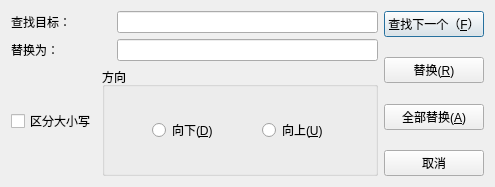
<?xml version="1.0" encoding="UTF-8"?>
<ui version="4.0">
 <class>ReplaceDialog</class>
 <widget class="QDialog" name="ReplaceDialog">
  <property name="geometry">
   <rect>
    <x>0</x>
    <y>0</y>
    <width>495</width>
    <height>187</height>
   </rect>
  </property>
  <property name="windowTitle">
   <string>替换</string>
  </property>
  <property name="windowIcon">
   <iconset theme="QIcon::ThemeIcon::MediaPlaylistRepeat"/>
  </property>
  <layout class="QGridLayout" name="gridLayout">
   <item row="0" column="0">
    <layout class="QVBoxLayout" name="verticalLayout_2">
     <property name="sizeConstraint">
      <enum>QLayout::SizeConstraint::SetMaximumSize</enum>
     </property>
     <item>
      <layout class="QHBoxLayout" name="horizontalLayout_2">
       <property name="sizeConstraint">
        <enum>QLayout::SizeConstraint::SetMaximumSize</enum>
       </property>
       <item>
        <widget class="QLabel" name="label">
         <property name="sizePolicy">
          <sizepolicy hsizetype="Fixed" vsizetype="Fixed">
           <horstretch>0</horstretch>
           <verstretch>0</verstretch>
          </sizepolicy>
         </property>
         <property name="minimumSize">
          <size>
           <width>100</width>
           <height>20</height>
          </size>
         </property>
         <property name="maximumSize">
          <size>
           <width>100</width>
           <height>20</height>
          </size>
         </property>
         <property name="text">
          <string>查找目标：</string>
         </property>
        </widget>
       </item>
       <item>
        <widget class="QLineEdit" name="lineEdit"/>
       </item>
      </layout>
     </item>
     <item>
      <layout class="QHBoxLayout" name="horizontalLayout">
       <item>
        <widget class="QLabel" name="label_2">
         <property name="sizePolicy">
          <sizepolicy hsizetype="Fixed" vsizetype="Fixed">
           <horstretch>0</horstretch>
           <verstretch>0</verstretch>
          </sizepolicy>
         </property>
         <property name="minimumSize">
          <size>
           <width>100</width>
           <height>20</height>
          </size>
         </property>
         <property name="maximumSize">
          <size>
           <width>100</width>
           <height>20</height>
          </size>
         </property>
         <property name="text">
          <string>替换为：</string>
         </property>
        </widget>
       </item>
       <item>
        <widget class="QLineEdit" name="lineEdit_2"/>
       </item>
      </layout>
     </item>
     <item>
      <layout class="QHBoxLayout" name="horizontalLayout_3">
       <property name="sizeConstraint">
        <enum>QLayout::SizeConstraint::SetMaximumSize</enum>
       </property>
       <item>
        <widget class="QCheckBox" name="sen">
         <property name="text">
          <string>区分大小写</string>
         </property>
        </widget>
       </item>
       <item>
        <widget class="QGroupBox" name="groupBox">
         <property name="sizePolicy">
          <sizepolicy hsizetype="Expanding" vsizetype="Expanding">
           <horstretch>0</horstretch>
           <verstretch>0</verstretch>
          </sizepolicy>
         </property>
         <property name="title">
          <string>方向</string>
         </property>
         <layout class="QGridLayout" name="gridLayout_2">
          <item row="0" column="1">
           <spacer name="verticalSpacer_2">
            <property name="orientation">
             <enum>Qt::Orientation::Vertical</enum>
            </property>
            <property name="sizeHint" stdset="0">
             <size>
              <width>20</width>
              <height>40</height>
             </size>
            </property>
           </spacer>
          </item>
          <item row="1" column="3">
           <widget class="QRadioButton" name="rbUp">
            <property name="text">
             <string>向上(&amp;U)</string>
            </property>
           </widget>
          </item>
          <item row="1" column="1">
           <widget class="QRadioButton" name="rbDown">
            <property name="text">
             <string>向下(&amp;D)</string>
            </property>
           </widget>
          </item>
          <item row="2" column="1">
           <spacer name="verticalSpacer_3">
            <property name="orientation">
             <enum>Qt::Orientation::Vertical</enum>
            </property>
            <property name="sizeHint" stdset="0">
             <size>
              <width>20</width>
              <height>40</height>
             </size>
            </property>
           </spacer>
          </item>
          <item row="1" column="2">
           <spacer name="horizontalSpacer">
            <property name="orientation">
             <enum>Qt::Orientation::Horizontal</enum>
            </property>
            <property name="sizeHint" stdset="0">
             <size>
              <width>40</width>
              <height>20</height>
             </size>
            </property>
           </spacer>
          </item>
          <item row="1" column="0">
           <spacer name="horizontalSpacer_2">
            <property name="orientation">
             <enum>Qt::Orientation::Horizontal</enum>
            </property>
            <property name="sizeHint" stdset="0">
             <size>
              <width>40</width>
              <height>20</height>
             </size>
            </property>
           </spacer>
          </item>
          <item row="1" column="4">
           <spacer name="horizontalSpacer_3">
            <property name="orientation">
             <enum>Qt::Orientation::Horizontal</enum>
            </property>
            <property name="sizeHint" stdset="0">
             <size>
              <width>40</width>
              <height>20</height>
             </size>
            </property>
           </spacer>
          </item>
         </layout>
        </widget>
       </item>
      </layout>
     </item>
    </layout>
   </item>
   <item row="0" column="1">
    <layout class="QVBoxLayout" name="verticalLayout">
     <property name="spacing">
      <number>0</number>
     </property>
     <property name="sizeConstraint">
      <enum>QLayout::SizeConstraint::SetMinimumSize</enum>
     </property>
     <item>
      <widget class="QPushButton" name="btFindnext">
       <property name="sizePolicy">
        <sizepolicy hsizetype="Preferred" vsizetype="Fixed">
         <horstretch>0</horstretch>
         <verstretch>0</verstretch>
        </sizepolicy>
       </property>
       <property name="text">
        <string>查找下一个（&amp;F）</string>
       </property>
      </widget>
     </item>
     <item>
      <spacer name="verticalSpacer_4">
       <property name="orientation">
        <enum>Qt::Orientation::Vertical</enum>
       </property>
       <property name="sizeHint" stdset="0">
        <size>
         <width>20</width>
         <height>40</height>
        </size>
       </property>
      </spacer>
     </item>
     <item>
      <widget class="QPushButton" name="btReplace">
       <property name="text">
        <string>替换(&amp;R)</string>
       </property>
      </widget>
     </item>
     <item>
      <spacer name="verticalSpacer_5">
       <property name="orientation">
        <enum>Qt::Orientation::Vertical</enum>
       </property>
       <property name="sizeHint" stdset="0">
        <size>
         <width>20</width>
         <height>40</height>
        </size>
       </property>
      </spacer>
     </item>
     <item>
      <widget class="QPushButton" name="btReplaceAll">
       <property name="text">
        <string>全部替换(&amp;A)</string>
       </property>
      </widget>
     </item>
     <item>
      <spacer name="verticalSpacer">
       <property name="orientation">
        <enum>Qt::Orientation::Vertical</enum>
       </property>
       <property name="sizeHint" stdset="0">
        <size>
         <width>20</width>
         <height>40</height>
        </size>
       </property>
      </spacer>
     </item>
     <item>
      <widget class="QPushButton" name="btCancel">
       <property name="sizePolicy">
        <sizepolicy hsizetype="Preferred" vsizetype="Fixed">
         <horstretch>0</horstretch>
         <verstretch>0</verstretch>
        </sizepolicy>
       </property>
       <property name="text">
        <string>取消</string>
       </property>
      </widget>
     </item>
    </layout>
   </item>
  </layout>
 </widget>
 <resources/>
 <connections/>
</ui>
